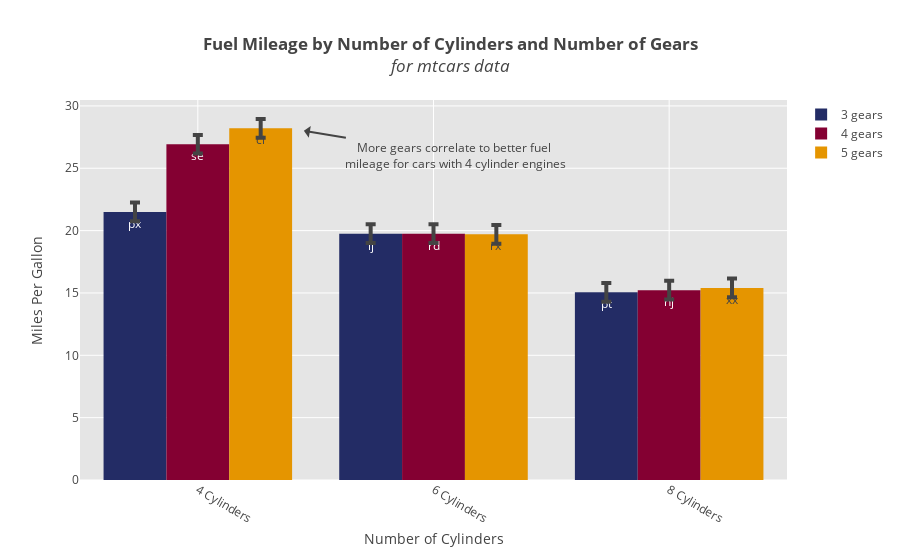

The code cell stored with this chart in its notebook:
### Markdown cell above
Now add more detail by adding elements to `args`:

### Code cell
# add additional characteristics to graph
title = '<b>Fuel Mileage by Number of Cylinders and Number of Gears</b>'
title += '<br><i>for mtcars data</i>'
args['title'] = title
args['names'] = names
args['errors'] = errors
args['xlab'] = 'Number of Cylinders'
args['ylab'] = 'Miles Per Gallon'
args['annotations'] = [{'text':'More gears correlate to better fuel<br> mileage for cars with 4 cylinder engines',
                        'x':0.45, 'y':28, 'ax':150, 'ay':25, 'showarrow':True}]

fig = barplot.create_graph(**args)

### Figure 1 — Plotly figure (JSON) as saved in the notebook; plotly's stock layout.template omitted (floating-point values rounded to 4 significant figures)
{"data": [{"error_y": {"array": [0.75, 0.75, 0.75], "thickness": 4, "type": "data", "visible": true, "width": 5}, "marker": {"color": "#232C65"}, "name": "3 gears", "text": ["px", "lj", "pt"], "type": "bar", "uid": "fe5f6e6c-c705-412a-aeef-1793228c54df", "x": ["4 Cylinders", "6 Cylinders", "8 Cylinders"], "y": [21.5, 19.75, 15.05]}, {"error_y": {"array": [0.75, 0.75, 0.75], "thickness": 4, "type": "data", "visible": true, "width": 5}, "marker": {"color": "#840032"}, "name": "4 gears", "text": ["se", "rd", "nj"], "type": "bar", "uid": "3d1e96de-d848-4148-81ce-30ae18ef4db8", "x": ["4 Cylinders", "6 Cylinders", "8 Cylinders"], "y": [26.93, 19.75, 15.23]}, {"error_y": {"array": [0.75, 0.75, 0.75], "thickness": 4, "type": "data", "visible": true, "width": 5}, "marker": {"color": "#E59500"}, "name": "5 gears", "text": ["ci", "rx", "xx"], "type": "bar", "uid": "3ba6a39c-3b89-4f49-84ee-1364b2a3d310", "x": ["4 Cylinders", "6 Cylinders", "8 Cylinders"], "y": [28.2, 19.7, 15.4]}], "layout": {"annotations": [{"ax": 150, "ay": 25, "showarrow": true, "text": "More gears correlate to better fuel<br> mileage for cars with 4 cylinder engines", "x": 0.45, "y": 28}], "hovermode": "x", "plot_bgcolor": "rgb(229, 229, 229)", "title": "<b>Fuel Mileage by Number of Cylinders and Number of Gears</b><br><i>for mtcars data</i>", "xaxis": {"gridcolor": "rgb(255,255,255)", "tickangle": 30, "title": "Number of Cylinders", "zerolinecolor": "rgb(255,255,255)"}, "yaxis": {"gridcolor": "rgb(255,255,255)", "title": "Miles Per Gallon", "zerolinecolor": "rgb(255,255,255)"}}}
